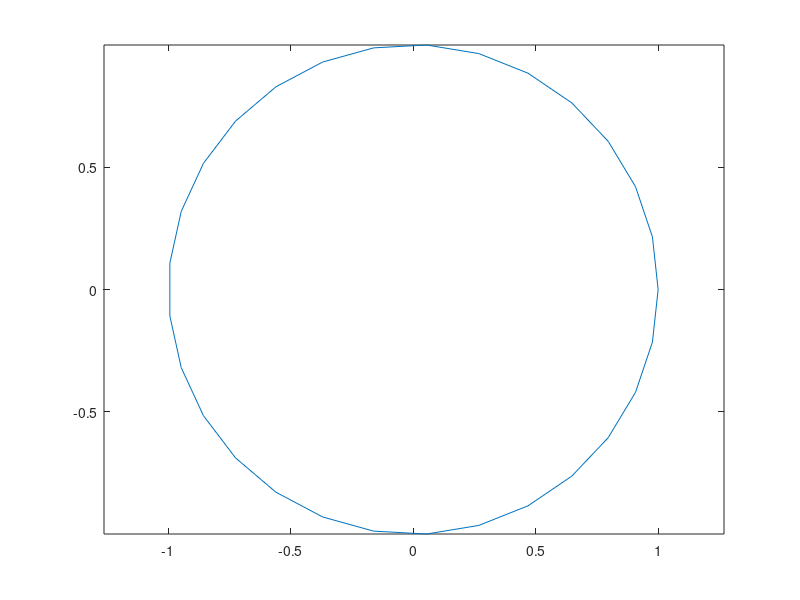

Source code (MATLAB):
%Lab 1 Andrew Brown

clc
clear

%I am practicing using arrays, calculating sines and cosines, and ploting.

%Practice making an array calculation and establishing variables.
ts=linspace(0, 2*pi, 30);
xs=cos(ts);
ys=sin(ts);

%Practice plotting on one graph and changing plot colors.
plot(ts, xs, '-r')
hold on %adds previous plot to next plot
plot(ts, ys, '-g')

clf %Clear current figure
plot(xs, ys)
axis equal %makes the x and y axis equal to e/o.
